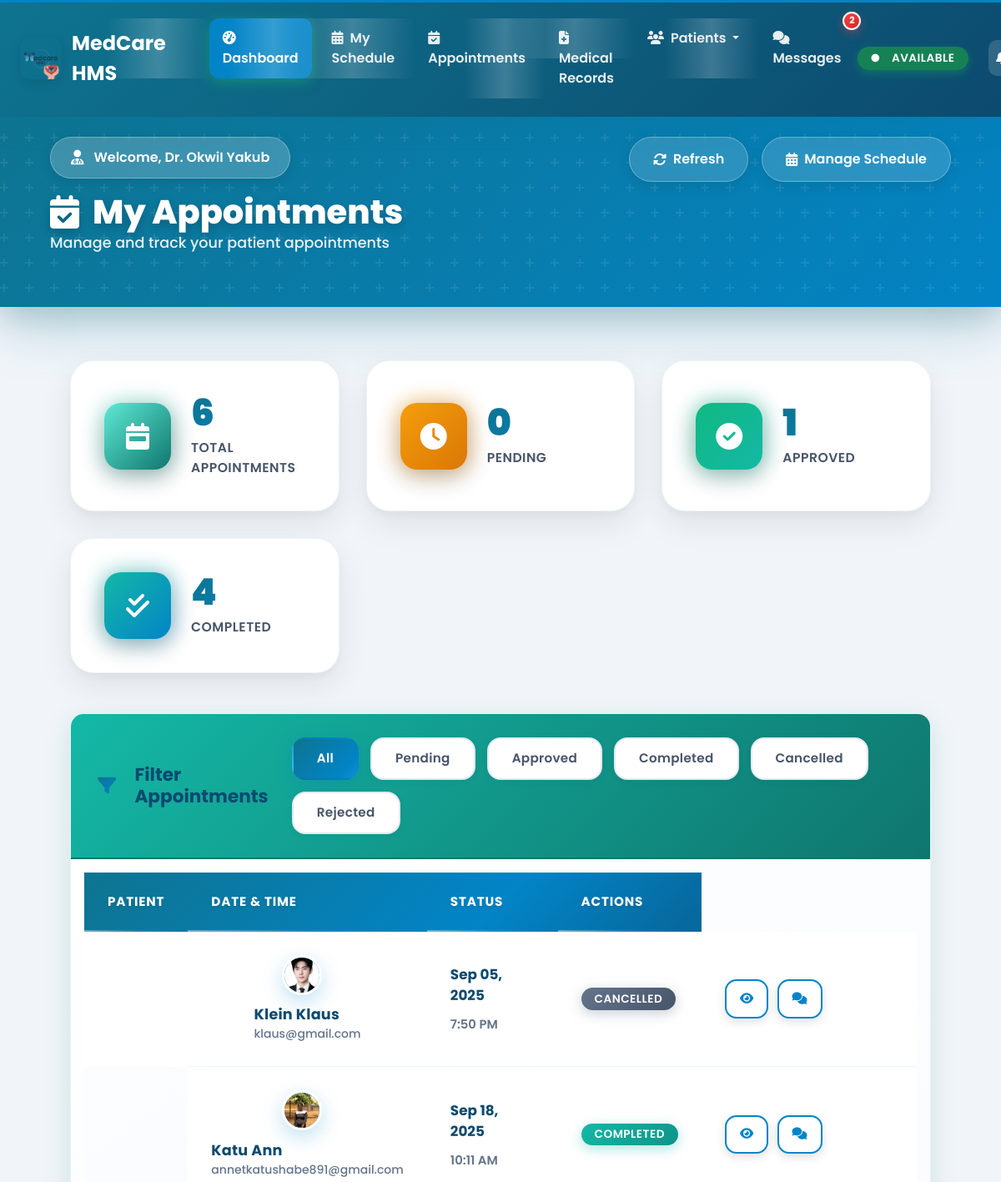
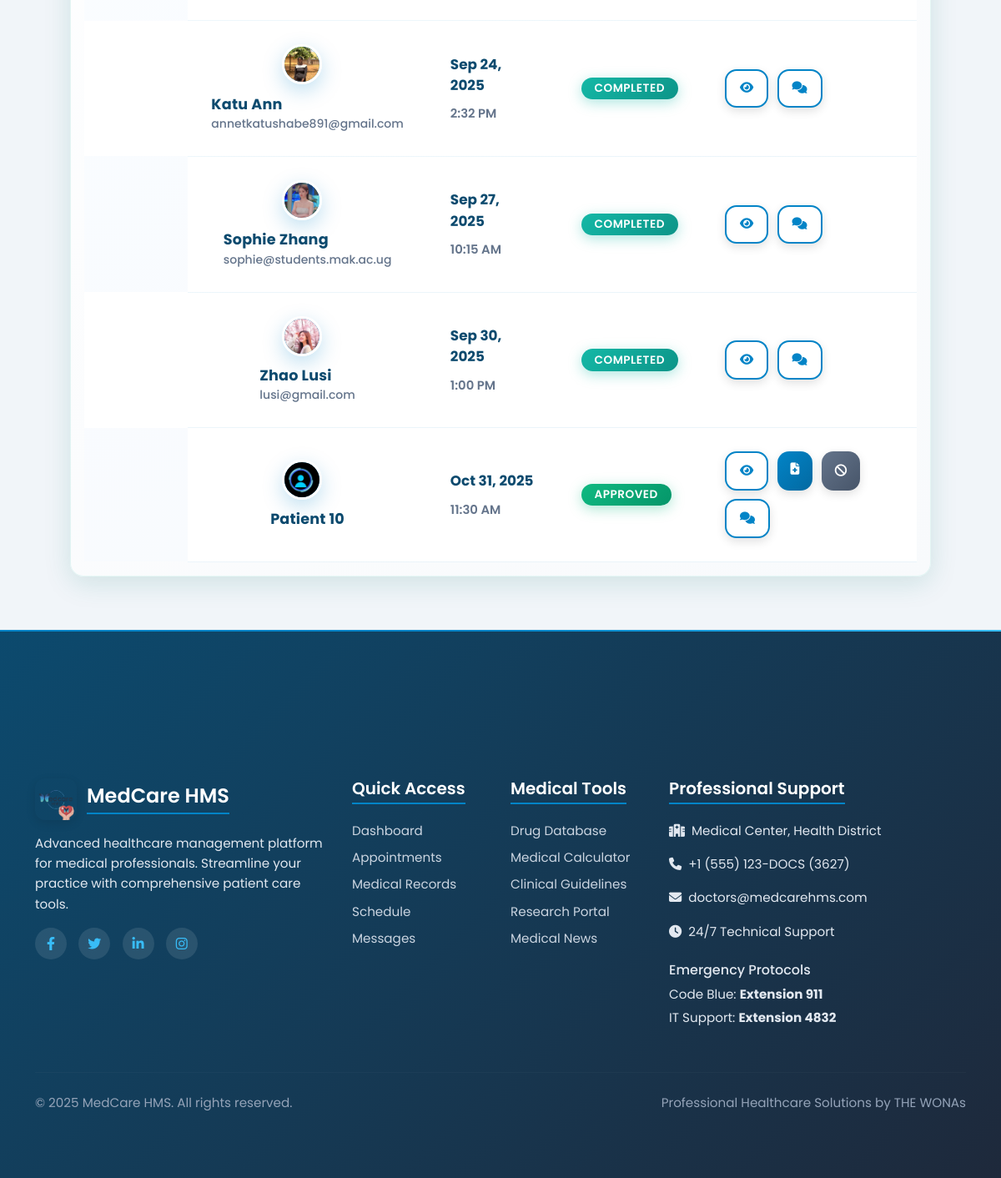
/doctors/appointments/ (signed in), run on the app's committed database (2 pictures, top to bottom).
### patients/models.py (models this page shows, shortened)
class Appointment(models.Model):
    STATUS_CHOICES = (
        ('Pending', 'Pending'), ('Approved', 'Approved'), ('Rejected', 'Rejected'),
        ('Completed', 'Completed'), ('Cancelled', 'Cancelled'),
    )
    patient = models.ForeignKey(PatientProfile, on_delete=models.CASCADE)
    doctor = models.ForeignKey(DoctorProfile, on_delete=models.PROTECT) # Protect doctor from deletion if they have appointments
    appointment_date = models.DateField()
    appointment_time = models.TimeField()
    reason = models.TextField()
    status = models.CharField(max_length=20, choices=STATUS_CHOICES, default='Pending')
    attachment = models.FileField(upload_to=get_appointment_attachment_path, null=True, blank=True)
    created_by = models.ForeignKey(settings.AUTH_USER_MODEL, on_delete=models.SET_NULL, null=True, related_name='created_appointments')
    created_at = models.DateTimeField(auto_now_add=True)
    updated_at = models.DateTimeField(auto_now=True)

class PatientProfile(models.Model):
    GENDER_CHOICES = (('Male', 'Male'), ('Female', 'Female'), ('Other', 'Other'))
    BLOOD_GROUP_CHOICES = (
        ('A+', 'A+'), ('A-', 'A-'), ('B+', 'B+'), ('B-', 'B-'),
        ('AB+', 'AB+'), ('AB-', 'AB-'), ('O+', 'O+'), ('O-', 'O-'),
    )
    user = models.OneToOneField(User, on_delete=models.CASCADE, related_name='patientprofile')
    profile_picture = models.ImageField(upload_to=get_patient_image_path, null=True, blank=True, default='static/profile_pictures/default.jpeg')
    date_of_birth = models.DateField(null=True, blank=True)
    gender = models.CharField(max_length=10, choices=GENDER_CHOICES, null=True, blank=True)
    address = models.TextField(max_length=500, null=True, blank=True)
    blood_group = models.CharField(max_length=3, choices=BLOOD_GROUP_CHOICES, null=True, blank=True)
    emergency_contact_name = models.CharField(max_length=100, null=True, blank=True)
    emergency_contact_number = models.CharField(max_length=20, null=True, blank=True)
    medical_history = models.TextField(null=True, blank=True, help_text="Allergies, chronic conditions, etc.")
    insurance_provider = models.CharField(max_length=100, null=True, blank=True)
    insurance_policy_number = models.CharField(max_length=100, null=True, blank=True)

### doctors/views.py (the view)
# urls.py: path('appointments/', views.doctor_appointments_view, name='doctor_appointments'),
@login_required
@doctor_required
def doctor_appointments_view(request):
    doctor_profile = DoctorProfile.objects.get(user=request.user)
    status_filter = request.GET.get('status', '')
    appointment_list = Appointment.objects.filter(doctor=doctor_profile)
    if status_filter in ['Pending', 'Approved', 'Completed', 'Cancelled', 'Rejected']:
        appointment_list = appointment_list.filter(status=status_filter)
    appointments = appointment_list.order_by('appointment_date', 'appointment_time')
    all_appointments = Appointment.objects.filter(doctor=doctor_profile)
    appointment_counts = {
        'total': all_appointments.count(),
        'pending': all_appointments.filter(status='Pending').count(),
        'approved': all_appointments.filter(status='Approved').count(),
        'completed': all_appointments.filter(status='Completed').count(),
        'cancelled': all_appointments.filter(status='Cancelled').count(),
        'rejected': all_appointments.filter(status='Rejected').count(),
    }
    return render(request, 'doctors/doctor_appointments.html', {
        'appointments': appointments,
        'status_filter': status_filter,
        'appointment_counts': appointment_counts
    })

### templates/doctors/doctor_appointments.html (shortened to what this page needs)
{% extends 'base_doctor.html' %}
{% block content %}
<div class="appointments-page-wrapper">
    <div class="appointments-hero">
        <div class="appointments-hero-content">
            <div class="d-flex justify-content-between align-items-start flex-wrap gap-4">
                <div>
                    <div class="welcome-badge">
                        <i class="fas fa-user-md"></i>
                        <span>Welcome, Dr. {{ request.user.get_full_name }}</span>
                    </div>
                    <h1 class="hero-title mb-0">
                        <i class="fas fa-calendar-check me-3"></i>
                        My Appointments
                    </h1>
                    <p class="hero-subtitle">Manage and track your patient appointments</p>
                </div>
                <div class="hero-actions">
                    <button class="hero-action-btn" onclick="window.location.reload()">
                        <i class="fas fa-sync-alt me-2"></i>
                        <span>Refresh</span>
                    </button>
                    <a href="{% url 'doctors:manage_availability' %}" class="hero-action-btn">
                        <i class="fas fa-calendar-alt me-2"></i>
                        <span>Manage Schedule</span>
                    </a>
                </div>
            </div>
        </div>
    </div>
    <div class="content-section">
        <div class="container-fluid px-4 py-4">
            <div class="stats-overview">
                <div class="stat-card">
                    <div class="stat-icon calendar">
                        <i class="fas fa-calendar-week"></i>
                    </div>
                    <div class="stat-content">
                        <div class="stat-value">{{ appointment_counts.total }}</div>
                        <div class="stat-label">Total Appointments</div>
                    </div>
                </div>
                <div class="stat-card">
                    <div class="stat-icon pending">
                        <i class="fas fa-clock"></i>
                    </div>
                    <div class="stat-content">
                        <div class="stat-value">{{ appointment_counts.pending }}</div>
                        <div class="stat-label">Pending</div>
                    </div>
                </div>
                <div class="stat-card">
                    <div class="stat-icon approved">
                        <i class="fas fa-check-circle"></i>
                    </div>
                    <div class="stat-content">
                        <div class="stat-value">{{ appointment_counts.approved }}</div>
                        <div class="stat-label">Approved</div>
                    </div>
                </div>
                <div class="stat-card">
                    <div class="stat-icon completed">
                        <i class="fas fa-check-double"></i>
                    </div>
                    <div class="stat-content">
                        <div class="stat-value">{{ appointment_counts.completed }}</div>
                        <div class="stat-label">Completed</div>
                    </div>
                </div>
            </div>
            <div class="filter-section">
                <div class="card card-custom">
                    <div class="card-header card-header-custom d-flex justify-content-between align-items-center">
                        <h5 class="mb-0"><i class="fas fa-filter me-2"></i>Filter Appointments</h5>
                        <div class="filter-buttons">
                            <a href="{% url 'doctors:doctor_appointments' %}" class="btn {% if not status_filter %}btn-sky{% else %}btn-outline-secondary{% endif %}">All</a>
                            <a href="?status=Pending" class="btn {% if status_filter == 'Pending' %}btn-sky{% else %}btn-outline-secondary{% endif %}">Pending</a>
                            <a href="?status=Approved" class="btn {% if status_filter == 'Approved' %}btn-sky{% else %}btn-outline-secondary{% endif %}">Approved</a>
                            <a href="?status=Completed" class="btn {% if status_filter == 'Completed' %}btn-sky{% else %}btn-outline-secondary{% endif %}">Completed</a>
                            <a href="?status=Cancelled" class="btn {% if status_filter == 'Cancelled' %}btn-sky{% else %}btn-outline-secondary{% endif %}">Cancelled</a>
                            <a href="?status=Rejected" class="btn {% if status_filter == 'Rejected' %}btn-sky{% else %}btn-outline-secondary{% endif %}">Rejected</a>
                        </div>
                    </div>
                    <div class="card-body">
                        <div class="table-responsive">
                            <table class="table appointments-table">
                                <thead>
                                    <tr>
                                        <th>Patient</th>
                                        <th>Date &amp; Time</th>
                                        <th>Status</th>
                                        <th>Actions</th>
                                    </tr>
                                </thead>
                                <tbody>
                                {% for appt in appointments %}
                                <tr>
                                    <td>
                                        <div class="patient-info">
                                            {% if appt.patient.profile_picture %}
                                                <img src="{{ appt.patient.profile_picture.url }}" alt="{{ appt.patient.user.get_full_name }}" class="profile-pic">
                                            {% endif %}
                                            <div>
                                                <div class="patient-name">{{ appt.patient.user.get_full_name }}</div>
                                                <small>{{ appt.patient.user.email }}</small>
                                            </div>
                                        </div>
                                    </td>
                                    <td>
                                        <div class="appointment-time">
                                            <div class="date">{{ appt.appointment_date|date:"M d, Y" }}</div>
                                            <div class="time">{{ appt.appointment_time|time:"g:i A" }}</div>
                                        </div>
                                    </td>
                                    <td>
                                        {% if appt.status == 'Approved' %}
                                            <span class="badge status-badge bg-success">{{ appt.status }}</span>
                                        {% elif appt.status == 'Pending' %}
                                            <span class="badge status-badge bg-warning">{{ appt.status }}</span>
                                        {% elif appt.status == 'Completed' %}
                                            <span class="badge status-badge bg-info">{{ appt.status }}</span>
                                        {% elif appt.status == 'Cancelled' %}
                                            <span class="badge status-badge bg-secondary">{{ appt.status }}</span>
                                        {% else %}
                                            <span class="badge status-badge bg-danger">{{ appt.status }}</span>
                                        {% endif %}
                                    </td>
                                    <td>
                                        <div class="action-buttons">
                                            <a href="{% url 'doctors:appointment_detail' appt.pk %}" class="btn btn-outline-primary" title="View Details">
                                                <i class="fas fa-eye"></i>
                                            </a>
                                            {% if appt.status == 'Pending' %}
                                                <button type="button" class="btn btn-success status-action" data-appt-id="{{ appt.pk }}" data-status="Approved" data-patient-name="{{ appt.patient.user.get_full_name|escapejs }}" title="Approve">
                                                    <i class="fas fa-check"></i>
                                                </button>
                                                <button type="button" class="btn btn-danger status-action" data-appt-id="{{ appt.pk }}" data-status="Rejected" data-patient-name="{{ appt.patient.user.get_full_name|escapejs }}" title="Reject">
                                                    <i class="fas fa-times"></i>
                                                </button>
                                            {% elif appt.status == 'Approved' %}
                                                <a href="{% url 'doctors:add_medical_record' appt.pk %}" class="btn btn-primary" title="Add Medical Record">
                                                    <i class="fas fa-file-medical"></i>
                                                </a>
                                                <button type="button" class="btn btn-secondary status-action" data-appt-id="{{ appt.pk }}" data-status="Cancelled" data-patient-name="{{ appt.patient.user.get_full_name|escapejs }}" title="Cancel">
                                                    <i class="fas fa-ban"></i>
                                                </button>
                                            {% endif %}
                                            <a href="{% url 'chat:start_chat' appt.patient.user.id %}" class="btn btn-outline-primary" title="Chat with Patient">
                                                <i class="fas fa-comments"></i>
                                            </a>
                                        </div>
                                    </td>
                                </tr>
                                {% endfor %}
                                </tbody>
                            </table>
                        </div>
                    </div>
                </div>
            </div>
        </div>
    </div>
    </div>
</div>
{% endblock %}

### data on the page
Appointment: patient.profile_picture (picture), patient.user.get_full_name "Klein Klaus", patient.user.email "klaus@gmail.com", appointment_date "Sep 05, 2025", appointment_time "7:50 PM", status "CANCELLED"
Appointment: patient.profile_picture (picture), patient.user.get_full_name "Katu Ann", patient.user.email "annetkatushabe891@gmail.com", appointment_date "Sep 18, 2025", appointment_time "10:11 AM", status "COMPLETED"
Appointment: patient.profile_picture (picture), patient.user.get_full_name "Katu Ann", patient.user.email "annetkatushabe891@gmail.com", appointment_date "Sep 24, 2025", appointment_time "2:32 PM", status "COMPLETED"
Appointment: patient.profile_picture (picture), patient.user.get_full_name "Sophie Zhang", patient.user.email "sophie@students.mak.ac.ug", appointment_date "Sep 27, 2025", appointment_time "10:15 AM", status "COMPLETED"
Appointment: patient.profile_picture (picture), patient.user.get_full_name "Zhao Lusi", patient.user.email "lusi@gmail.com", appointment_date "Sep 30, 2025", appointment_time "1:00 PM", status "COMPLETED"
Appointment: patient.profile_picture (placeholder picture), patient.user.get_full_name "Patient 10", appointment_date "Oct 31, 2025", appointment_time "11:30 AM", status "APPROVED"

### other printed values
{{ unread_chat_messages_count }} "2"
{{ request.user.get_full_name }} "OkwiI Yakub"
{{ appointment_counts.total }} "6"
{{ appointment_counts.pending }} "0"
{{ appointment_counts.approved }} "1"
{{ appointment_counts.completed }} "4"
